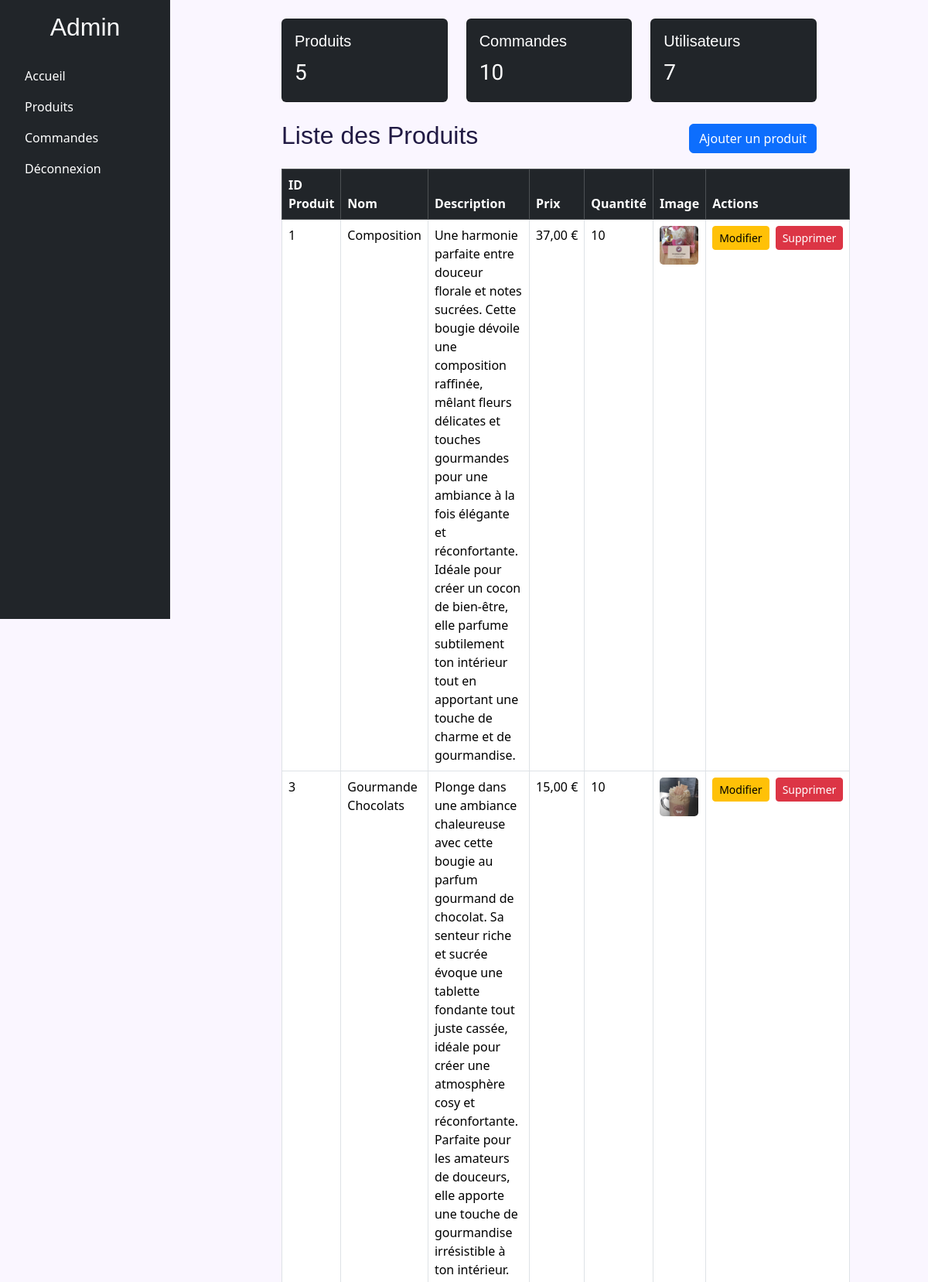
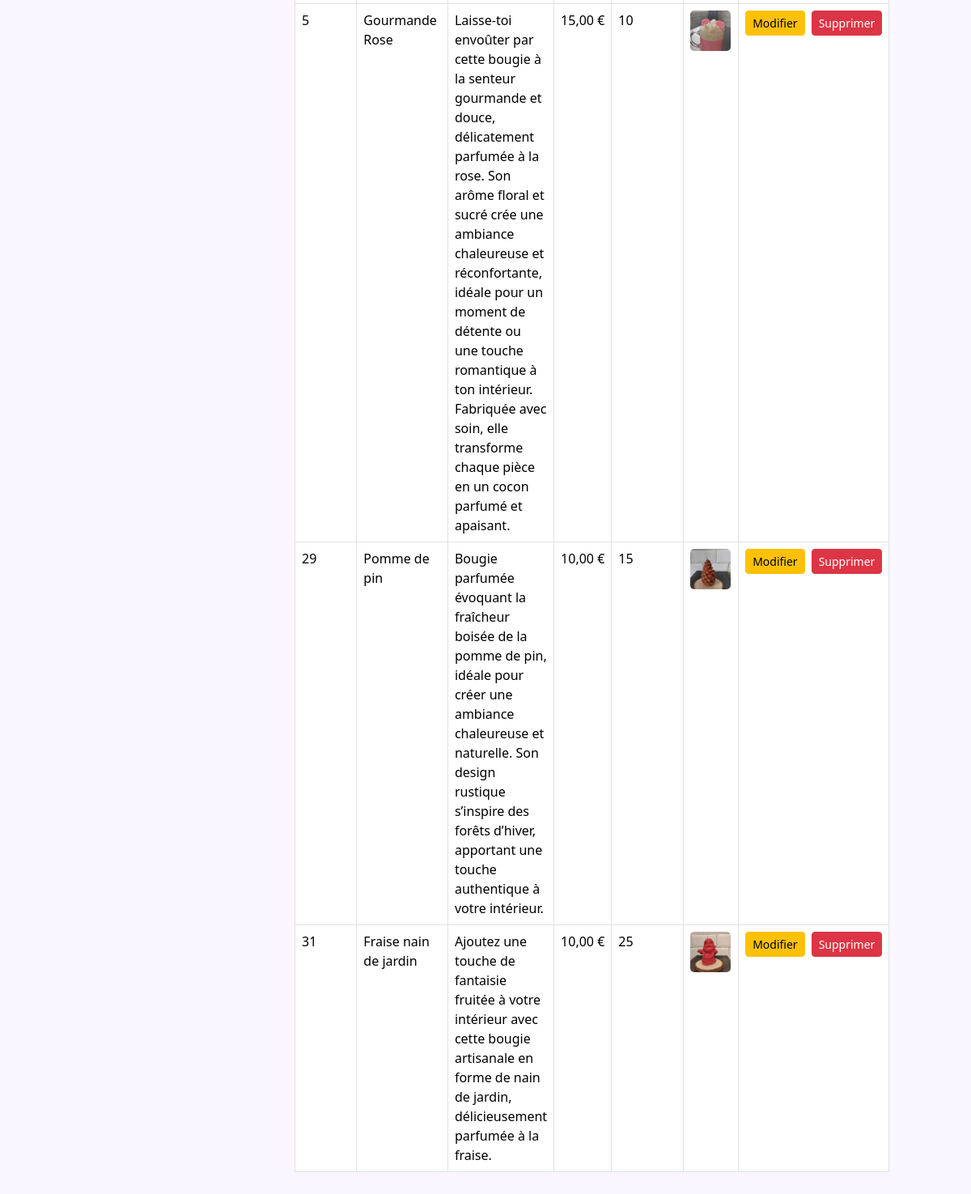
Screenshot of /src/Controller/controller_produitAdmin.php (signed in) with the database file from the repository (2 pictures, top to bottom).
### tables this page shows
CREATE TABLE IF NOT EXISTS `76_produits` (
  `pro_id` int NOT NULL AUTO_INCREMENT,
  `pro_nom` varchar(200) NOT NULL,
  `pro_description` varchar(1000) NOT NULL,
  `pro_prix` int NOT NULL,
  `pro_quantite` int NOT NULL,
  `pro_img` varchar(250) NOT NULL,
  PRIMARY KEY (`pro_id`)
);

### src/Controller/controller_produitAdmin.php (called while the page is built, shortened)
<?php
$fmt = new NumberFormatter('fr_FR', NumberFormatter::CURRENCY);
$pdo = new PDO('mysql:host=' . DB_HOST . ';dbname=' . DB_NAME . ';charset=utf8', DB_USER, DB_PASS);
$countProduits = $pdo->query("SELECT COUNT(*) FROM 76_produits")->fetchColumn();
$countCommandes = $pdo->query("SELECT COUNT(*) FROM 76_commande")->fetchColumn();
$countUtilisateurs = $pdo->query("SELECT COUNT(*) FROM 76_users")->fetchColumn();
$stmt = $pdo->query("SELECT * FROM 76_produits");
$produit = $stmt->fetchAll(PDO::FETCH_ASSOC);
include_once '../View/view_produitAdmin.php';

### src/View/view_produitAdmin.php (the view, shortened to what this page needs)
<?php
include_once '../../templates/head.php';
include_once '../../templates/sidebar.php';
?>
<main class="flex-fill p-4">
  <div class="row mb-4">
    <div class="col-md-4">
      <div class="card text-bg-dark">
        <div class="card-body">
          <h5 class="card-title">Produits</h5>
          <p class="card-text fs-3 text-white"><?= $countProduits ?></p>
        </div>
      </div>
    </div>
    <div class="col-md-4">
      <div class="card text-bg-dark">
        <div class="card-body">
          <h5 class="card-title">Commandes</h5>
          <p class="card-text fs-3 text-white"><?= $countCommandes ?></p>
        </div>
      </div>
    </div>
    <div class="col-md-4">
      <div class="card text-bg-dark">
        <div class="card-body">
          <h5 class="card-title">Utilisateurs</h5>
          <p class="card-text fs-3 text-white"><?= $countUtilisateurs ?></p>
        </div>
      </div>
    </div>
  </div>
  <div class="d-flex justify-content-between align-items-center mb-3">
    <h2>Liste des Produits</h2>
    <a href="controller_creationProduitAdmin.php" class="btn btn-primary">Ajouter un produit</a>
  </div>
  <table class="table table-bordered table-hover">
    <thead class="table-dark">
      <tr>
        <th>ID Produit</th>
        <th>Nom</th>
        <th>Description</th>
        <th>Prix</th>
        <th>Quantité</th>
        <th>Image</th>
        <th>Actions</th>
      </tr>
    </thead>
    <tbody>
      <?php foreach ($produit as $value) { ?>
        <tr>
          <td><?= htmlspecialchars($value['pro_id']) ?></td>
          <td><?= $value['pro_nom'] ?></td>
          <td><?= $value['pro_description'] ?></td>
          <td><?= $fmt->formatCurrency($value["pro_prix"], "EUR") ?></td>
          <td><?= $value['pro_quantite'] ?></td>
          <td>
            <img class="img_admin" src="../../assets/img/<?= $value['pro_img'] ?>" style="width:50px;" alt="<?= $value['pro_nom'] ?>">
          </td>
          <td>
            <div class="d-flex gap-2">
              <a href="controller_modifProduitAdmin.php?produit=<?= $value['pro_id'] ?>" class="btn btn-sm btn-warning">Modifier</a>
              <button type="button" class="btn btn-sm btn-danger" data-bs-toggle="modal" data-bs-target="#confirmDelete<?= $value['pro_id'] ?>">
                Supprimer
              </button>
            </div>
          </td>
        </tr>
      <?php } ?>
    </tbody>
  </table>
</main>

### assets/scss/style.css (style rules this page uses)
:root { --color-primary: #2C234D; --color-secondary: #C5B4E3; --color-accent: #E7C6D7; --color-background: #FAF6FF; --color-text: #3A2E4F; }
body h1, body h2, body h3, body h4, body h5, body h6 { font-family: "Playfair Display", sans-serif; color: #211A44; }
body p { font-family: "Raleway", sans-serif; color: #211A44; }
main { margin-left: 13.75rem; width: calc(100% - 13.75rem); }
.img_admin { -o-object-fit: cover; object-fit: cover; height: 50px; border-radius: 5px; }

### rows the page displays
76_produits: pro_id "1", pro_nom "Composition", pro_description "Une harmonie parfaite entre douceur florale et notes sucrées. Cette bougie dévoile une composition raffinée, mêlant fleurs délicates et touches gourmandes pour une ambiance à la fois élégante et réconfortante. Idéale pour créer un cocon de bien-être, elle parfume subtilement ton intérieur tout en apportant une touche de charme et de gourmandise.", pro_prix "37,00 €", pro_quantite "10", pro_img (picture)
76_produits: pro_id "3", pro_nom "Gourmande Chocolats", pro_description "Plonge dans une ambiance chaleureuse avec cette bougie au parfum gourmand de chocolat. Sa senteur riche et sucrée évoque une tablette fondante tout juste cassée, idéale pour créer une atmosphère cosy et réconfortante. Parfaite pour les amateurs de douceurs, elle apporte une touche de gourmandise irrésistible à ton intérieur.", pro_prix "15,00 €", pro_quantite "10", pro_img (picture)
76_produits: pro_id "5", pro_nom "Gourmande Rose", pro_description "Laisse-toi envoûter par cette bougie à la senteur gourmande et douce, délicatement parfumée à la rose. Son arôme floral et sucré crée une ambiance chaleureuse et réconfortante, idéale pour un moment de détente ou une touche romantique à ton intérieur. Fabriquée avec soin, elle transforme chaque pièce en un cocon parfumé et apaisant.", pro_prix "15,00 €", pro_quantite "10", pro_img (picture)
76_produits: pro_id "29", pro_nom "Pomme de pin", pro_description "Bougie parfumée évoquant la fraîcheur boisée de la pomme de pin, idéale pour créer une ambiance chaleureuse et naturelle. Son design rustique s’inspire des forêts d’hiver, apportant une touche authentique à votre intérieur.", pro_prix "10,00 €", pro_quantite "15", pro_img (picture)
76_produits: pro_id "31", pro_nom "Fraise nain de jardin", pro_description "Ajoutez une touche de fantaisie fruitée à votre intérieur avec cette bougie artisanale en forme de nain de jardin, délicieusement parfumée à la fraise.", pro_prix "10,00 €", pro_quantite "25", pro_img (picture)

### other values shown
$countProduits "5"
$countCommandes "10"
$countUtilisateurs "7"
